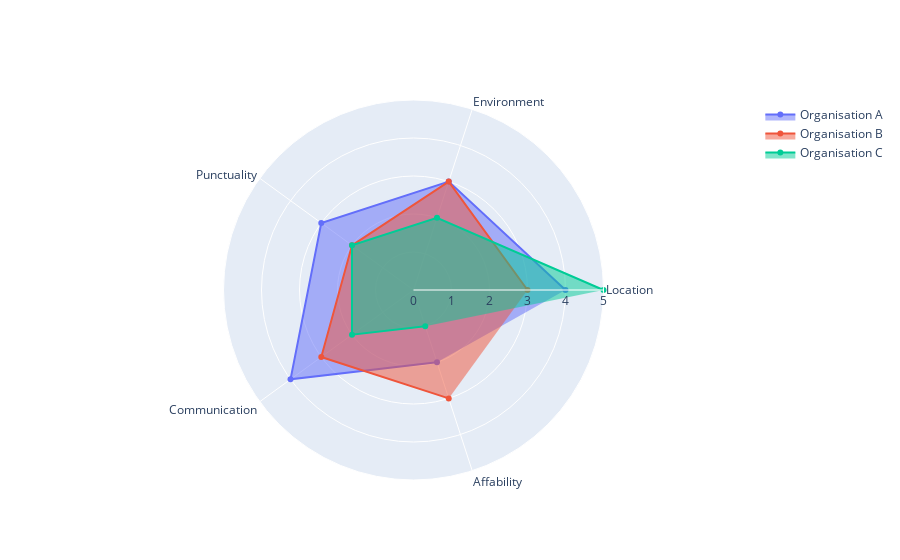

Notebook code cell kept with this figure:
### Markdown cell above
### Example

### Code cell
import plotly.graph_objects as go

categories = ['Location','Environment','Punctuality','Communication','Affability']

fig = go.Figure()

fig.add_trace(go.Scatterpolar(
      r=[4,3,3,4,2],
      theta=categories,
      fill='toself', 
#       fillcolor='orangered',
      name='Organisation A',
#     line_close=True
))
fig.add_trace(go.Scatterpolar(
      r=[3,3,2,3,3],
      theta=categories,
      fill='toself',
      name='Organisation B'
))
fig.add_trace(go.Scatterpolar(
      r=[5,2,2,2,1],
      theta=categories,
      fill='toself',
      name='Organisation C'
))

fig.update_layout(
  polar=dict(
    radialaxis=dict(
      visible=True,
      range=[0, 5]
    )),
  showlegend=True
)
# Update colors used
# fig.update_traces(marker_cmin=1,marker_cmid=3,marker_cmax=5, selector=dict(type='scatterpolar'))
fig.show()

### Figure 1 — Plotly figure (JSON) as saved in the notebook; plotly's stock layout.template omitted (floating-point values rounded to 4 significant figures)
{"data": [{"fill": "toself", "name": "Organisation A", "r": [4, 3, 3, 4, 2], "theta": ["Location", "Environment", "Punctuality", "Communication", "Affability"], "type": "scatterpolar"}, {"fill": "toself", "name": "Organisation B", "r": [3, 3, 2, 3, 3], "theta": ["Location", "Environment", "Punctuality", "Communication", "Affability"], "type": "scatterpolar"}, {"fill": "toself", "name": "Organisation C", "r": [5, 2, 2, 2, 1], "theta": ["Location", "Environment", "Punctuality", "Communication", "Affability"], "type": "scatterpolar"}], "layout": {"polar": {"radialaxis": {"range": [0, 5], "visible": true}}, "showlegend": true}}
